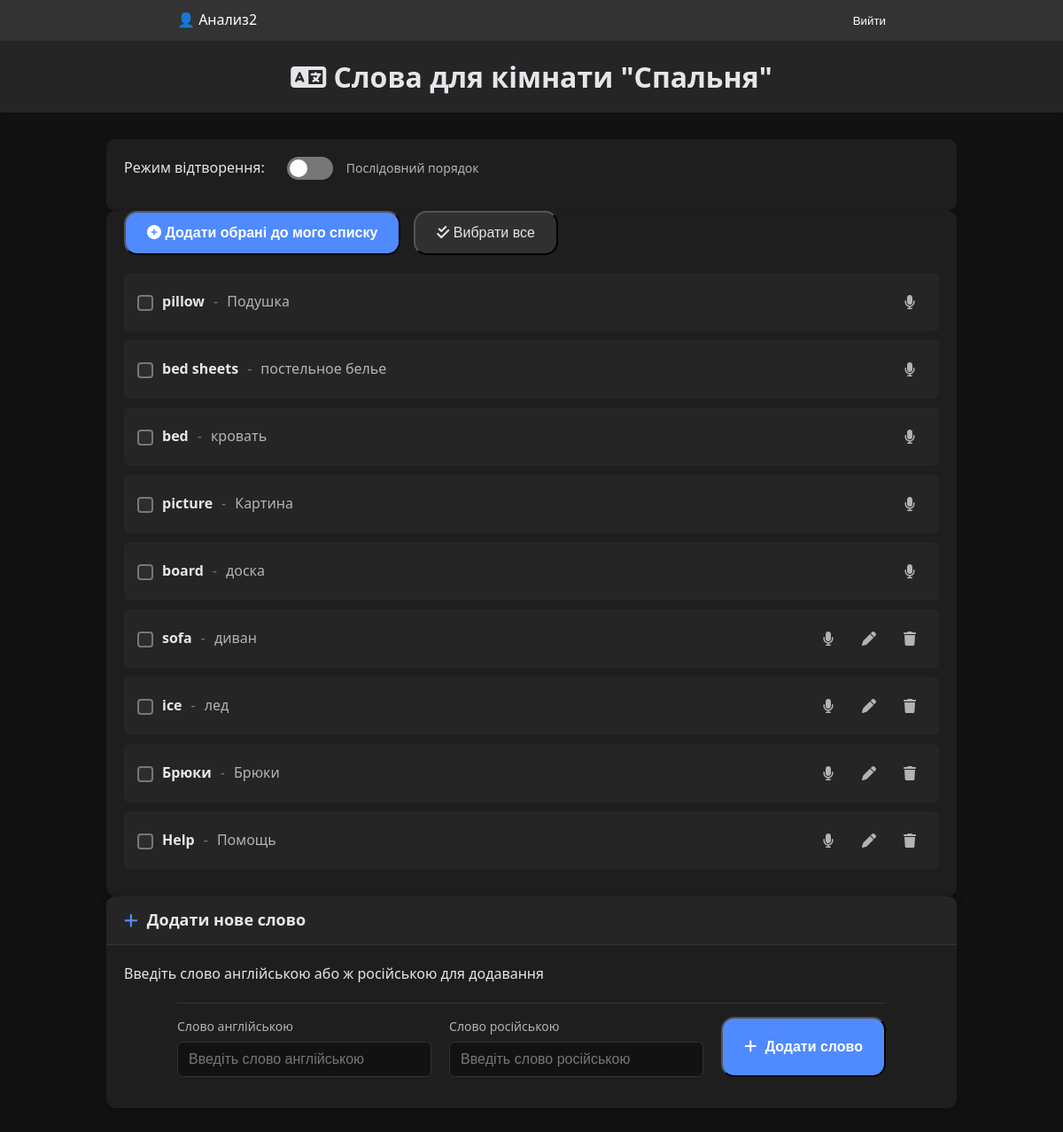
/rooms/room/1/ (signed in), run on the app's committed database.
### trainer/models.py (models this page shows, shortened)
class Room(models.Model):
    name = models.CharField(max_length=255)
    chapter = models.ForeignKey(Chapter, on_delete=models.CASCADE, related_name='rooms', blank=True, null=True)
    user = models.ForeignKey(User, on_delete=models.CASCADE, blank=True, null=True)

class Word(models.Model):
    room = models.ForeignKey(Room, on_delete=models.CASCADE, related_name='words')
    user = models.ForeignKey(User, on_delete=models.CASCADE, null=True, blank=True)
    en = models.CharField(max_length=100)
    ru = models.CharField(max_length=100, blank=True)
    is_admin_word = models.BooleanField(default=True)

### trainer/views.py (the view)
# urls.py: path('rooms/room/<int:room_id>/', views.room_words, name='room_words'),
@login_required
def room_words(request, room_id):
    room = get_object_or_404(Room, id=room_id)
    words_qs = Word.objects.filter(room=room, user__isnull=True)
    user_words_qs = Word.objects.filter(room=room, user=request.user)
    all_word_ids_on_page = [w.id for w in words_qs] + [uw.id for uw in user_words_qs]
    word_content_type = ContentType.objects.get_for_model(Word)
    selected_word_ids = UserSelection.objects.filter(
        user=request.user,
        content_type=word_content_type,
        object_id__in=all_word_ids_on_page
    ).values_list('object_id', flat=True)
    user_recordings = WordRecording.objects.filter(
        user=request.user,
        word_id__in=all_word_ids_on_page
    )
    user_recordings_map = {rec.word_id: rec.recording.url for rec in user_recordings if rec.recording}
    processed_words = []
    for word_obj in list(words_qs):
        word_obj.user_recording_url = user_recordings_map.get(word_obj.id)
        processed_words.append(word_obj)
    processed_user_words = []
    for word_obj in list(user_words_qs):
        word_obj.user_recording_url = user_recordings_map.get(word_obj.id)
        processed_user_words.append(word_obj)
    return render(
        request,
        "room_words.html",
        {
            "room": room,
            "words": processed_words,
            "user_words": processed_user_words,
            "selected_word_ids": set(selected_word_ids),
            "user_recordings_map": user_recordings_map, # Kept for direct access if needed, though annotation is primary
        },
    )

### trainer/templates/room_words.html (shortened to what this page needs)
{% extends "base.html" %}
{% block extra_styles %}
<link rel="stylesheet" href="/static/css/room_words.css">
<link rel="stylesheet" href="https://cdnjs.cloudflare.com/ajax/libs/font-awesome/6.1.1/css/all.min.css">
{% endblock %}
{% block content %}
    <header class="page-header">
        <div class="container">
            <h1>
                <i class="fas fa-language"></i>
                Слова для кімнати "{{ room.name }}"
            </h1>
        </div>
    </header>
    <main class="container">
        <div class="card">
            <div class="card-body">
                <div class="toggle-container">
                    <div class="mode-label">Режим відтворення:</div>
                    <div class="toggle-switch">
                        <label for="randomPlayback"></label>
                        <span id="playbackModeText">
                            {% if user_settings.random_playback %}Випадковий порядок{% else %}Послідовний порядок{% endif %}
                        </span>
                    </div>
                </div>
            </div>
        </div>
        <div class="card word-section">
            <div class="card-body">
                <form id="wordSelectionForm">
                    <div class="word-controls">
                        <button type="button" onclick="addSelectedWords()" class="primary-btn">
                            <i class="fas fa-plus-circle"></i> Додати обрані до мого списку
                        </button>
                        <button type="button" onclick="toggleSelectAll()" class="secondary-btn">
                            <i class="fas fa-check-double"></i> <span id="selectAllText">Вибрати все</span>
                        </button>
                    </div>
                    <div class="word-list-container">
                        <ul id="wordList" class="word-list">
                            {% for word in words %}
                                <li class="word-item">
                                    <label class="word-label">
                                        <div class="checkbox-wrapper">
                                            <span class="checkmark"></span>
                                        </div>
                                        <div class="word-content">
                                            <span class="word-en">{{ word.en }}</span>
                                            <span class="divider">-</span>
                                            <span class="word-ru">{{ word.ru }}</span>
                                        </div>
                                    </label>
                                    <div class="word-actions">
                                        <button type="button" class="icon-btn record-btn" data-word-id="{{ word.id }}">
                                            <i class="fas fa-microphone"></i>
                                        </button>
                                    </div>
                                </li>
                            {% endfor %}
                        </ul>
                    </div>
                    <div class="word-list-container">
                        <ul id="userWordList" class="word-list">
                            {% for word in user_words %}
                                <li class="word-item">
                                    <label class="word-label">
                                        <div class="checkbox-wrapper">
                                            <span class="checkmark"></span>
                                        </div>
                                        <div class="word-content">
                                            <span class="word-en" id="wordEn">{{ word.en }}</span>
                                            <span class="divider">-</span>
                                            <span class="word-ru" id="wordRu">{{ word.ru }}</span>
                                        </div>
                                    </label>
                                    <div class="word-actions">
                                        <button type="button" class="icon-btn record-btn" data-word-id="{{ word.id }}">
                                            <i class="fas fa-microphone"></i>
                                        </button>
                                        <button type="button" class="icon-btn edit-word" onclick="editWord('{{ word.id }}', '{{ word.en|escapejs }}', '{{ word.ru|escapejs }}')">
                                            <i class="fas fa-pen"></i>
                                        </button>
                                        <button type="button" class="icon-btn delete-word" onclick="deleteWord('{{ word.id }}')">
                                            <i class="fas fa-trash"></i>
                                        </button>
                                    </div>
                                </li>
                            {% endfor %}
                        </ul>
                    </div>
                </form>
            </div>
        </div>
        <div class="card">
            <div class="card-header">
                <h3><i class="fas fa-plus"></i> Додати нове слово</h3>
            </div>
            <div class="card-body">
                <span>Введіть слово англійською або ж російською для додавання</span>
                <form id="addWordForm" class="add-word-form">
                    <div class="form-row">
                        <div class="input-group">
                            <label for="addWordEn">Слово англійською</label>
                            <input type="text" id="addWordEn" placeholder="Введіть слово англійською">
                        </div>
                        <div class="input-group">
                            <label for="addWordRu">Слово російською</label>
                            <input type="text" id="addWordRu" placeholder="Введіть слово російською">
                        </div>
                        <button type="button" class="primary-btn" onclick="submitNewWord()">
                            <i class="fas fa-plus"></i> Додати слово
                        </button>
                    </div>
                </form>
            </div>
        </div>
    </main>
{% endblock %}

### trainer/templates/base.html (shortened to what this page needs)
{% load static %}
<!DOCTYPE html>
<html lang="uk">
<head>
    <link rel="stylesheet" href="{% static 'css/custom_checkbox.css' %}">
    {% block extra_styles %}{% endblock %}
</head>
<body>
    {% if user.is_authenticated %}
    <header style="background: #333; color: white; padding: 10px;">
        <div style="max-width: 800px; margin: auto; display: flex; justify-content: space-between;">
            <div>👤 {{ user.username }}</div>
            <div>
                <form method="post" action="{% url 'logout' %}">
                    <button type="submit" style="background: none; border: none; color: white; cursor: pointer;">Вийти</button>
                </form>
            </div>
        </div>
    </header>
    {% endif %}
    {% block content %}{% endblock %}
</body>
</html>

### trainer/static/css/custom_checkbox.css (style rules this page uses)
.checkbox-wrapper { position: relative; display: inline-block; vertical-align: middle; }
.checkbox-wrapper .checkmark { position: relative; display: inline-block; height: 18px; width: 18px; margin-right: 10px; background-color: #2d2d2d; border: 2px solid var(--text-muted); border-radius: 4px; transition: all 0.2s ease; vertical-align: middle; }
.checkbox-wrapper .checkmark:after { content: ""; position: absolute; display: none; width: 5px; height: 10px; border: solid #b0b3b8; border-width: 0 2px 2px 0; transform: rotate(45deg); top: 50%; left: 50%; transform: translate(-50%, -50%) rotate(45deg); }

### data on the page
Room: name "Спальня"
Word: en "pillow", ru "Подушка"
Word: en "bed sheets", ru "постельное белье"
Word: en "bed", ru "кровать"
Word: en "picture", ru "Картина"
Word: en "board", ru "доска"
Word: en "sofa", ru "диван"
Word: en "ice", ru "лед"
Word: en "Брюки", ru "Брюки"
Word: en "Help", ru "Помощь"

### other printed values
{{ user.username }} "Анализ2"
